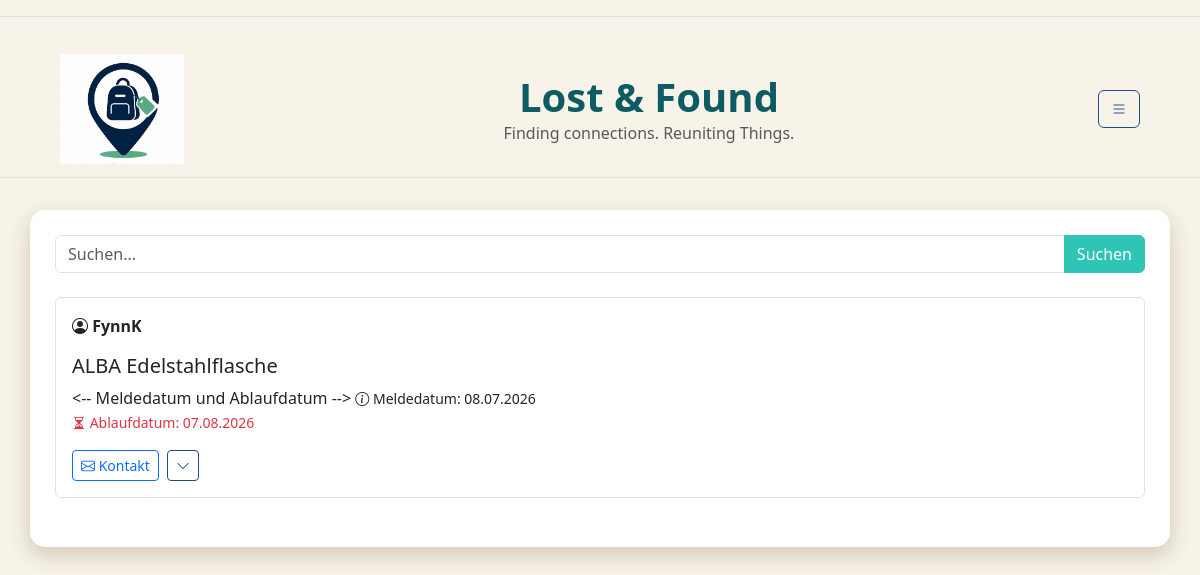
The app's page /home (signed in), older data.
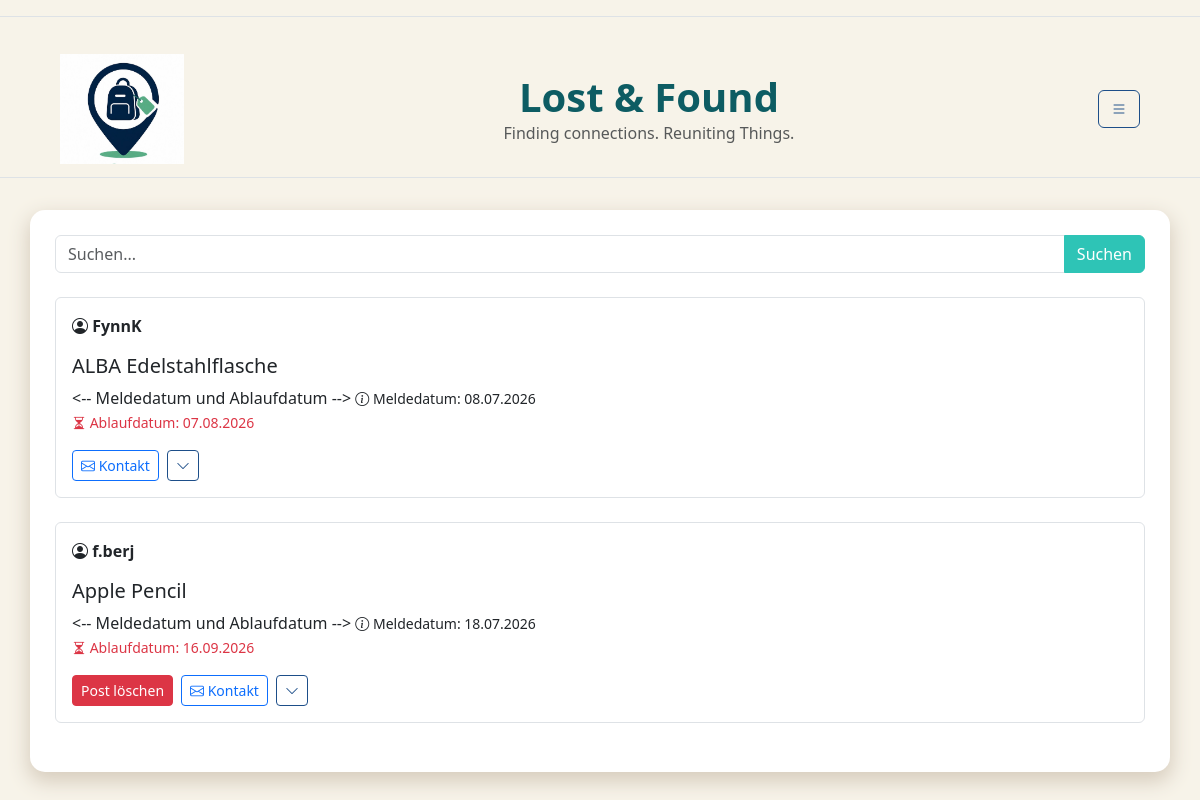
The same page, newer data.
### db.py (models this page shows)
class Post(db.Model):
    __tablename__ = "post"
    post_id = db.Column(db.Integer,primary_key=True)
    user_id = db.Column(db.Integer,db.ForeignKey("standardUser.user_id"))
    fundbuero_id = db.Column(db.Integer,db.ForeignKey("fundbuero.fundbuero_id"))
    titel = db.Column(db.String,nullable=False)
    meldedatum = db.Column(db.Date)
    verlustdatum = db.Column(db.Date)
    ablaufdatum = db.Column(db.Date)
    schliessdatum = db.Column(db.Date)
    verlustort = db.Column(db.String)
    beschreibung = db.Column(db.Text)
    status = db.Column(db.String,default="laufend")
    views = db.Column(db.Integer,default=0 )
    user = db.relationship("StandardUser",back_populates="posts")
    fundbuero = db.relationship("Fundbuero",back_populates="posts")

class StandardUser(db.Model):
    __tablename__ = "standardUser"
    user_id = db.Column( db.Integer, primary_key=True )
    fundbuero_id = db.Column( db.Integer, db.ForeignKey("fundbuero.fundbuero_id"), nullable=True)
    campus_id = db.Column( db.String, db.ForeignKey("campus.campus_id") )
    name = db.Column( db.String)
    benutzername = db.Column( db.String, unique=True)
    telefonnummer = db.Column(db.String)
    standardtext = db.Column(db.Text)
    passwort = db.Column(db.String,nullable=False)
    hwr_mail = db.Column(db.String, unique=True,nullable=False )
    is_admin = db.Column(db.Boolean, default=False)
    campus = db.relationship("Campus",back_populates="users")
    posts = db.relationship( "Post",back_populates="user")

### app.py (the view)
@app.route("/home")
def home():
    if "user_id" not in session:
        flash("Bitte zuerst einloggen!", "warning")
        return redirect(url_for("login"))
    form = forms.Suchleiste()
    user = db.session.get(StandardUser, session["user_id"])
    posts = db.session.execute(
    db.select(Post).where(
        Post.ablaufdatum >= date.today(),
        Post.status == "laufend"
    )
).scalars()
    return render_template("home.html", posts=posts, form=form, user=user)

### forms.py
class Suchleiste(FlaskForm):
  suchfeld = StringField( "Suchbegriff",
       validators=[InputRequired()]
  )
  submit = SubmitField("Suchen")

### templates/home.html (shortened to what this page needs)
{% extends "base.html" %}
{% block CONTENT %}
<form method="POST" action="{{ url_for('suche') }}" class="mb-4">
    <div class="input-group">
        {{ form.suchfeld(class="form-control", placeholder="Suchen...") }}
        {{ form.submit(class="btn btn-primary") }}
    </div>
</form>
{% for post in posts %}
    {% if session.get('is_admin') or post.user.campus_id == user.campus_id %}
        <div class="border rounded p-3 mb-4">
            <strong>
                <i class="bi bi-person-circle"></i>
                {{ post.user.benutzername }}
            </strong>
            <h5 class="mt-3">{{ post.titel }}</h5>
            <-- Meldedatum und Ablaufdatum -->
            <small>
                <i class="bi bi-info-circle"></i>
                Meldedatum: {{ post.meldedatum.strftime('%d.%m.%Y') }}
            </small>
            <br>
            <small class="text-danger">
                <i class="bi bi-hourglass-split"></i>
                Ablaufdatum: {{ post.ablaufdatum.strftime('%d.%m.%Y') }}
            </small>
            <div class="mt-3 d-flex align-items-center gap-2">
                {% if session.get('is_admin') or post.user_id == session.get('user_id') %}
                    <a href="{{url_for('delete_post', post_id=post.post_id)}}" class="btn btn-danger btn-sm">Post löschen</a>
                {% endif %}
                <a href="mailto:{{ post.user.hwr_mail }}?subject=Gefunden: {{ post.titel|urlencode }}&body=Hallo, ich habe deinen Gegenstand gefunden." class="btn btn-outline-primary btn-sm">
                    <i class="bi bi-envelope"></i> Kontakt
                </a>
                <a href="{{ url_for('post_detail', post_id=post.post_id) }}" class="btn btn-outline-secondary btn-sm">
                 <i class="bi bi-chevron-down"></i>
</a>
            </div>
        </div>
    {% endif %}
{% endfor %}
{% endblock %}

Row changes from the older to the newer data that the page shows:
added Post: user.benutzername "f.berj", titel "Apple Pencil", meldedatum "18.07.2026", ablaufdatum "16.09.2026"
